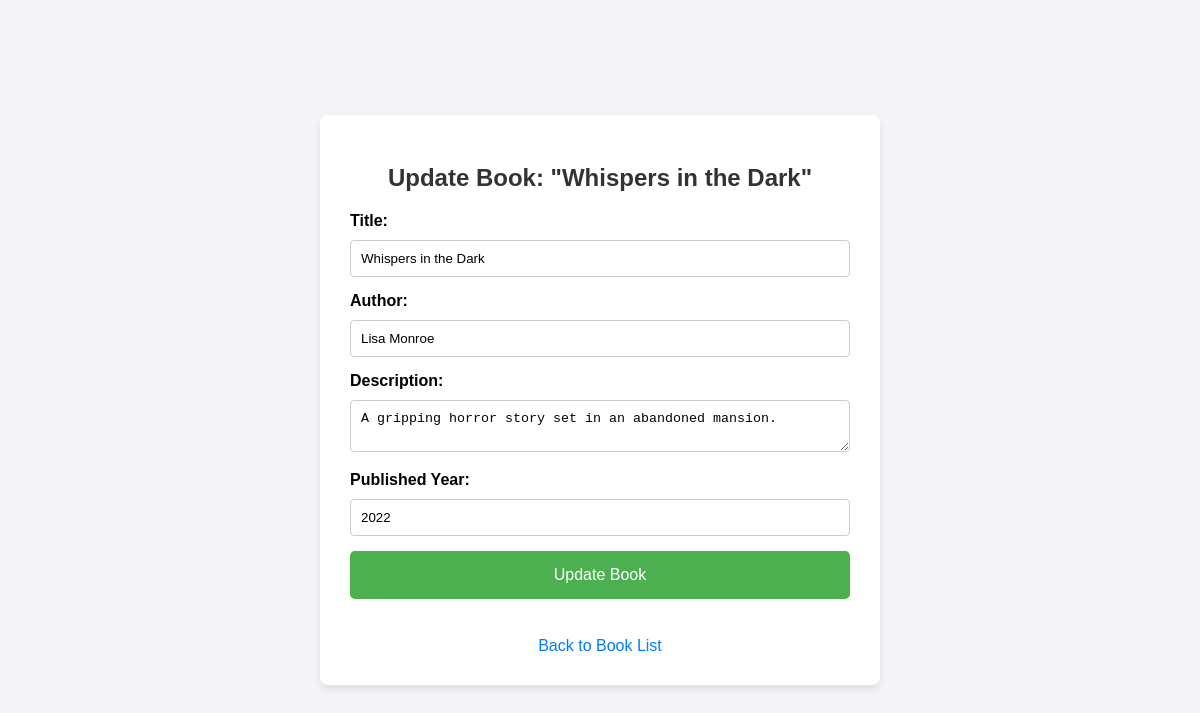
Page /book/1/update/ on the committed database.
### book/models.py (models this page shows, shortened)
class Book(models.Model):
    title = models.CharField(max_length=100)
    author = models.CharField(max_length=100)
    description = models.TextField()
    published_year = models.PositiveIntegerField()

### book/views.py (the view)
# urls.py: path('book/<int:pk>/update/', views.update_book, name='update_book'),
def update_book(request, pk):
    book = get_object_or_404(Book, pk=pk)
    if request.method == 'POST':
        form = BookForm(request.POST, instance=book)
        if form.is_valid():
            form.save()  # Save the updated book instance
            return redirect('/')  # Redirect to the book list after updating
    else:
        form = BookForm(instance=book)
    return render(request, 'book_update.html', {'form': form, 'book': book})

### book/forms.py
class BookForm(forms.ModelForm):
    class Meta:
        model = Book
        fields = ['title', 'author', 'description', 'published_year']

### templates/book_update.html (shortened to what this page needs)
<!DOCTYPE html>
<html lang="en">
<head>
    {% load static %}
    <link rel="stylesheet" href="{% static 'css/book_update.css' %}">
</head>
<body>
    <div class="container">
        <div class="form-container">
            <h2>Update Book: "{{ book.title }}"</h2>
            <form method="POST">
                <div class="form-group">
                    <label for="{{ form.title.id_for_label }}">Title:</label>
                    <input type="text" name="title" value="{{ form.title.value }}" id="{{ form.title.id_for_label }}" required>
                </div>
                <div class="form-group">
                    <label for="{{ form.author.id_for_label }}">Author:</label>
                    <input type="text" name="author" value="{{ form.author.value }}" id="{{ form.author.id_for_label }}" required>
                </div>
                <div class="form-group">
                    <label for="{{ form.description.id_for_label }}">Description:</label>
                    <textarea name="description" id="{{ form.description.id_for_label }}" required>{{ form.description.value }}</textarea>
                </div>
                <div class="form-group">
                    <label for="{{ form.published_year.id_for_label }}">Published Year:</label>
                    <input type="number" name="published_year" value="{{ form.published_year.value }}" id="{{ form.published_year.id_for_label }}" required>
                </div>
                <button type="submit" class="submit-btn">Update Book</button>
            </form>
            <br>
            <a href="{% url 'homepage' %}" class="back-link">Back to Book List</a>
        </div>
    </div>
</body>
</html>

### static/css/book_update.css (style rules this page uses)
body { font-family: Arial, sans-serif; background-color: #f4f4f9; margin: 0; padding: 0; }
.container { display: flex; justify-content: center; align-items: center; min-height: 100vh; background-color: #f4f4f9; }
.form-container { background-color: #ffffff; border-radius: 8px; box-shadow: 0 4px 8px rgba(0, 0, 0, 0.1); padding: 30px; width: 100%; max-width: 500px; text-align: center; }
h2 { font-size: 24px; margin-bottom: 20px; color: #333; }
.form-group { text-align: left; margin-bottom: 15px; }
form label { display: block; font-weight: bold; margin-bottom: 5px; }
form input, form textarea { width: 100%; padding: 10px; margin-top: 5px; border: 1px solid #ccc; border-radius: 4px; box-sizing: border-box; }
form input[type="number"] { -webkit-appearance: none; -moz-appearance: textfield; }
button.submit-btn { background-color: #4CAF50; color: white; padding: 15px 20px; border: none; border-radius: 5px; cursor: pointer; font-size: 16px; width: 100%; }
a.back-link { display: inline-block; margin-top: 20px; color: #007bff; text-decoration: none; }

### rows in the picture
Book: title "Whispers in the Dark", author "Lisa Monroe", description "A gripping horror story set in an abandoned mansion."
